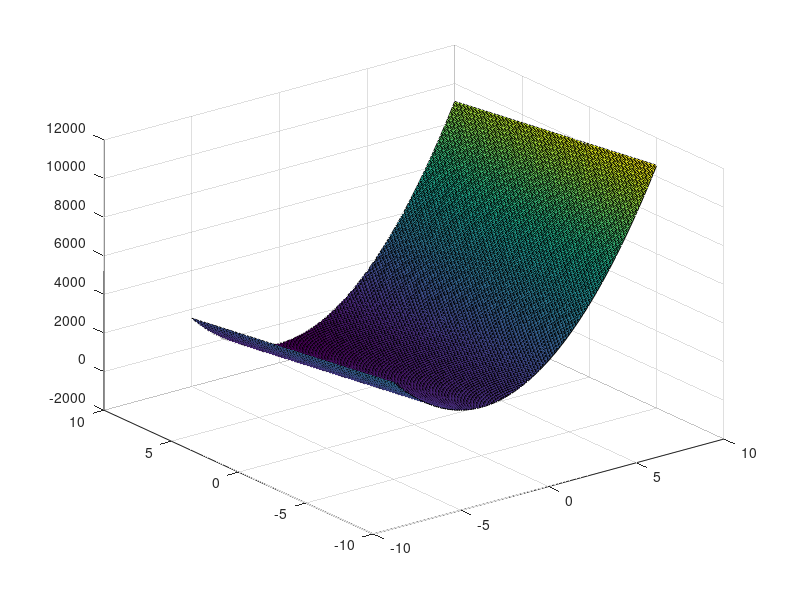

This figure's MATLAB source: (Note: this script raises an error after producing the figure.)
clc
clear all
close all
%% 

num_hunter=100; 
dim=2;

alpha=0.1; 
betta=1;
epsilon=0.01;
MML=0.2;
HGCR=0.3;
Ramin=1e-7;
Ramax=1e-1;

lb=[-5,-5];
ub=[10,10];
max_iter=100;


x=lb(1):0.1:ub(1);
y=lb(2):0.1:ub(2);
[X,Y]=meshgrid(x,y);

%function1
%Z=(X-Y).^2+((X+Y-10)/3).^2;

%function2
%Z=(X.^2+Y.^2);

%function3
Z=100*(X.^2-Y)+(X-1).^2;


figure;surf(X,Y,Z);
%% 

for ii=1:10
    %step2
    EN=0;
    f_hunter=zeros(1,num_hunter);
    newf_hunter=zeros(1,num_hunter);
    newpos_hunter=zeros(num_hunter,dim);
    pos_hunter=rand(num_hunter,dim).*repmat((ub-lb),num_hunter,1)+repmat(lb,num_hunter,1);

    for j=1:num_hunter
        f_hunter(j)=feval(@objj,pos_hunter(j,:));
    end

    [f_leaderHunter,leaderHunterIdx]=min(f_hunter);
    pos_leaderHunter=pos_hunter(leaderHunterIdx,:);

    tic;


    for i=1:max_iter        
        %%step3
        for j=1:num_hunter
            newpos_hunter(j,:)=pos_hunter(j,:)+rand(1,1)*MML*(pos_leaderHunter-pos_hunter(j,:));        
            newf_hunter(j)=feval(@objj,newpos_hunter(j,:));
        end
        temp_idx=newf_hunter<f_hunter;
        pos_hunter(temp_idx,:)=newpos_hunter(temp_idx,:);
        f_hunter(temp_idx)=newf_hunter(temp_idx);

        %step4
        for j=1:num_hunter
            if(j~=leaderHunterIdx)
                rr=rand(1,1);
                if(rr<=HGCR)
                    for kk=1:dim
                        ps=randi([1,num_hunter],1,1);
                        pos_hunter(j,kk)=pos_hunter(ps,kk);
                    end
                else
                    for kk=1:dim
                        Ra= Ramin*(ub(kk)-lb(kk))*exp((log(Ramin/Ramax)*i)/max_iter);
                        re=rand(1,1);
                        if(re<0.5)
                            pos_hunter(j,kk)=pos_hunter(j,kk)+Ra;
                        else
                            pos_hunter(j,kk)=pos_hunter(j,kk)-Ra;
                        end
                    end
                end

            end
        end

        for j=1:num_hunter        
            f_hunter(j)=feval(@objj,pos_hunter(j,:));
        end

        [f_leaderHunter,leaderHunterIdx]=min(f_hunter);
        pos_leaderHunter=pos_hunter(leaderHunterIdx,:);
        
        [f_WorseHunter,WorseHunterIdx]=max(f_hunter);

        %step 5:
        dff=abs(f_WorseHunter-f_leaderHunter);
        if(dff<epsilon)
            EN=EN+1;
            for j=1:num_hunter        
                if(j~=leaderHunterIdx)
                    for kk=1:dim
                        re=rand(1,1);
                        if(re<=0.5)
                            pos_hunter(j,kk)=pos_hunter(leaderHunterIdx,kk)+rand(1,1)*(ub(kk)-lb(kk))*alpha*exp(-betta*EN);
                        else
                            pos_hunter(j,kk)=pos_hunter(leaderHunterIdx,kk)-rand(1,1)*(ub(kk)-lb(kk))*alpha*exp(-betta*EN);
                        end
                    end
                end
            end

            for j=1:num_hunter        
                f_hunter(j)=feval(@objj,pos_hunter(j,:));
            end
            [f_leaderHunter,leaderHunterIdx]=min(f_hunter);
            pos_leaderHunter=pos_hunter(leaderHunterIdx,:);
        end    

        final_f(i,ii)=f_leaderHunter;
        final_pos(i,ii,:)=pos_leaderHunter;
    end
end
toc

hold on;
plot3(final_pos(max_iter,10,1),final_pos(max_iter,10,2),final_f(max_iter,10),'*r','Markersize',20);

disp(['EN number: ',num2str(EN)]);

figure;
for i=1:10
    hold on;plot3(repmat(i,max_iter,1),1:max_iter,final_f(:,i),'--.r');
end
disp(['Avg of optimal point: ',num2str(mean(final_f(max_iter,:)))]);
disp(['the best of optimal point: ',num2str(min(final_f(max_iter,:)))]);
disp(['the worst of optimal point: ',num2str(max(final_f(max_iter,:)))]);

